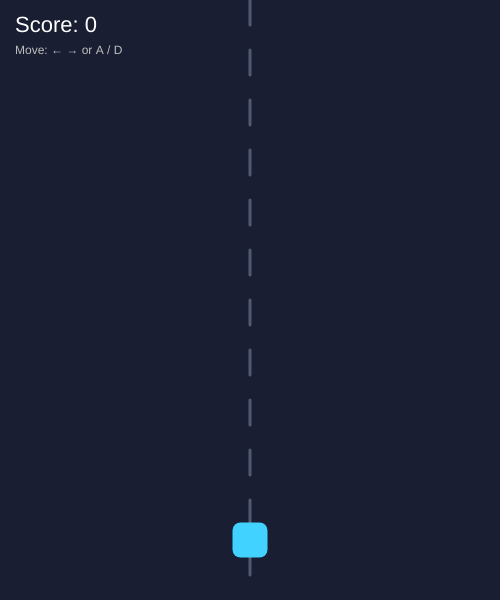
Frame 1 (no input)
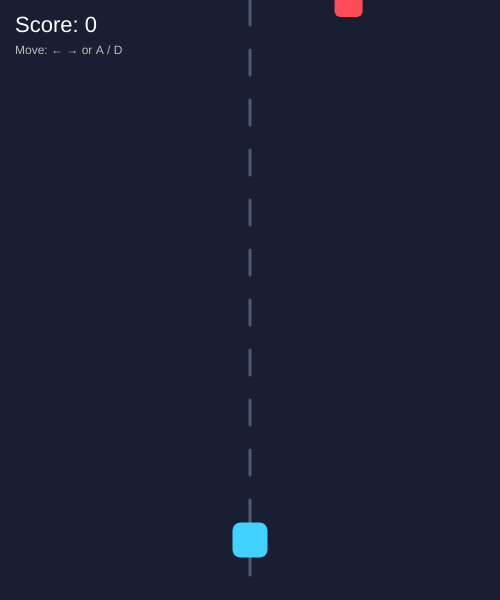
Frame 60 (no input)
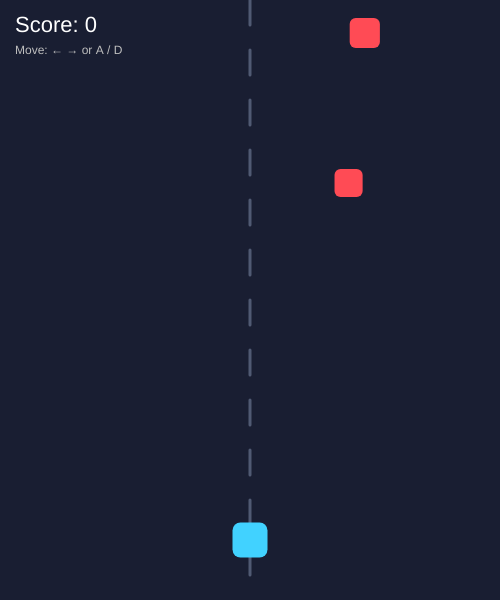
Frame 120 (the mouse pressed at the canvas centre since frame 60)

The p5.js sketch that drew these frames (run headless with seeded random() and noise() and a simulated clock; from frame 60 on, the mouse is pressed at the canvas centre):

// p5.js sketch
// ── sketch.js

let player;
let blocks = [];
let score = 0;
let gameOver = false;
let spawnTimer = 0;
let blockSpeed = 3;

function setup() {
  createCanvas(500, 600);

  player = {
    x: width / 2,
    y: height - 60,
    size: 35,
    speed: 6
  };
}

function draw() {
  background(25, 30, 50);

  // Draw the road
  stroke(80, 90, 115);
  strokeWeight(3);

  for (let y = 0; y < height; y += 50) {
    line(width / 2, y, width / 2, y + 25);
  }

  noStroke();

  if (!gameOver) {
    // Move the player
    if (keyIsDown(LEFT_ARROW) || keyIsDown(65)) {
      player.x -= player.speed;
    }

    if (keyIsDown(RIGHT_ARROW) || keyIsDown(68)) {
      player.x += player.speed;
    }

    // Keep the player inside the screen
    player.x = constrain(
      player.x,
      player.size / 2,
      width - player.size / 2
    );

    // Create falling blocks
    spawnTimer++;

    let spawnRate = max(20, 50 - floor(score / 5));

    if (spawnTimer >= spawnRate) {
      blocks.push({
        x: random(20, width - 20),
        y: -30,
        size: random(25, 40),
        counted: false
      });

      spawnTimer = 0;
    }

    // Increase difficulty gradually
    blockSpeed = 3 + score * 0.04;

    // Update and draw blocks
    for (let i = blocks.length - 1; i >= 0; i--) {
      let b = blocks[i];

      b.y += blockSpeed;

      fill(255, 75, 85);
      rectMode(CENTER);
      rect(b.x, b.y, b.size, b.size, 6);

      // Collision detection
      let hit = dist(
        player.x,
        player.y,
        b.x,
        b.y
      ) < (player.size + b.size) / 2;

      if (hit) {
        gameOver = true;
      }

      // Score when a block passes the player
      if (!b.counted && b.y > player.y + player.size) {
        score++;
        b.counted = true;
      }

      // Remove blocks that leave the screen
      if (b.y > height + 40) {
        blocks.splice(i, 1);
      }
    }
  } else {
    // Dark overlay on game over
    fill(0, 0, 0, 170);
    rectMode(CORNER);
    rect(0, 0, width, height);

    textAlign(CENTER, CENTER);
    fill(255);
    textSize(38);
    text("GAME OVER", width / 2, height / 2 - 35);

    textSize(20);
    text("Final Score: " + score, width / 2, height / 2 + 10);

    textSize(15);
    text("Press SPACE to play again", width / 2, height / 2 + 55);
  }

  // Draw the player
  fill(65, 210, 255);
  rectMode(CENTER);
  rect(player.x, player.y, player.size, player.size, 8);

  // Draw the score
  fill(255);
  textAlign(LEFT, TOP);
  textSize(22);
  text("Score: " + score, 15, 15);

  // Instructions
  textSize(12);
  fill(190);
  text("Move: ← → or A / D", 15, 45);
}

function keyPressed() {
  if (key === " " && gameOver) {
    score = 0;
    blocks = [];
    spawnTimer = 0;
    blockSpeed = 3;
    gameOver = false;

    player.x = width / 2;
  }
}
